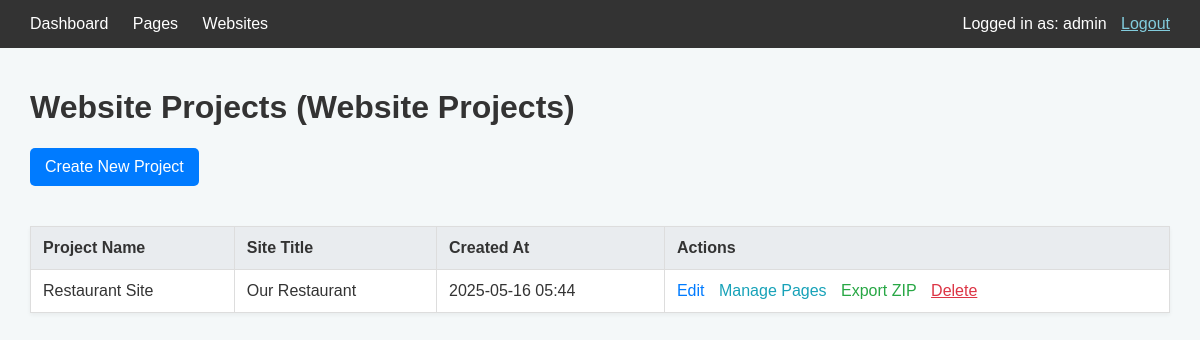
The page /projects (signed in) on the database its author committed.
### internal_site_generator/models.py (models this page shows, shortened)
class User(UserMixin, db.Model):
    id = db.Column(db.Integer, primary_key=True)
    username = db.Column(db.String(64), index=True, unique=True, nullable=False)
    email = db.Column(db.String(120), index=True, unique=True, nullable=False)
    password_hash = db.Column(db.String(256))

class WebsiteProject(db.Model):
    id = db.Column(db.Integer, primary_key=True)
    project_name = db.Column(db.String(150), nullable=False, index=True, unique=True)
    site_title = db.Column(db.String(100), nullable=True)
    favicon_path = db.Column(db.String(255), nullable=True) # Stores stored_filename of the favicon ProjectAsset
    global_css = db.Column(db.Text, nullable=True)
    created_at = db.Column(db.DateTime, default=datetime.utcnow)
    updated_at = db.Column(db.DateTime, default=datetime.utcnow, onupdate=datetime.utcnow)
    primary_color = db.Column(db.String(7), nullable=True)   # e.g., #RRGGBB
    secondary_color = db.Column(db.String(7), nullable=True)
    accent_color = db.Column(db.String(7), nullable=True)
    pages = db.relationship('ProjectPage', backref='website_project', lazy='dynamic', cascade="all, delete-orphan")
    assets = db.relationship('ProjectAsset', backref='website_project', lazy='dynamic', cascade="all, delete-orphan")
    navbar_items = db.relationship('NavbarItem',
                                   backref='website_project',
                                   lazy='dynamic',
                                   order_by='NavbarItem.order',
                                   cascade="all, delete-orphan")

### internal_site_generator/main.py (the view)
@bp.route('/projects')
@login_required
def list_projects():
    page = request.args.get('page', 1, type=int)
    per_page = 10
    projects_pagination = WebsiteProject.query.order_by(WebsiteProject.project_name).paginate(page=page, per_page=per_page, error_out=False)
    projects = projects_pagination.items
    return render_template('main/list_projects.html', title='Website Projects', projects=projects, pagination=projects_pagination, current_user=current_user)

### internal_site_generator/__init__.py (called while the page is built)
def create_app(config_class=Config):
    app = Flask(__name__, instance_relative_config=True)
    app.config.from_object(config_class)
    try:
        os.makedirs(app.instance_path)
    except OSError as e:
        if e.errno != errno.EEXIST:
            raise
    db.init_app(app)
    migrate.init_app(app, db)
    login_manager.init_app(app)
    csrf.init_app(app) # <--- INITIALIZE CSRFProtect WITH THE APP
    from .models import User
    @login_manager.user_loader
    def load_user(user_id):
        return User.query.get(int(user_id))
    from .auth import bp as auth_bp
    app.register_blueprint(auth_bp, url_prefix='/auth')
    from .main import bp as main_bp
    app.register_blueprint(main_bp)
    @app.route('/test_init/')
    def test_init_page():
        return '<h1>Testing the Flask Application Factory from __init__.py!</h1>'
    return app

### internal_site_generator/templates/main/list_projects.html (shortened to what this page needs)
<!DOCTYPE html>
<html lang="en">
<head>
</head>
<body>
    <nav>
        <div class="nav-links">
            <a href="{{ url_for('main.index') }}">Dashboard</a>
            <a href="{{ url_for('main.list_templates') }}">Pages</a>
            <a href="{{ url_for('main.list_projects') }}">Websites</a>
        </div>
        <div class="user-info">
            Logged in as: {{ current_user.username }}
            <a href="{{ url_for('auth.logout') }}">Logout</a>
        </div>
    </nav>
    <div class="container">
        <h1>{{ title }} (Website Projects)</h1>
        <p><a href="{{ url_for('main.new_project') }}" class="button-link">Create New Project</a></p>
        {% if projects and projects|length > 0 %}
        <table>
            <thead>
                <tr>
                    <th>Project Name</th>
                    <th>Site Title</th>
                    <th>Created At</th>
                    <th>Actions</th>
                </tr>
            </thead>
            <tbody>
                {% for project in projects %}
                <tr>
                    <td>{{ project.project_name }}</td>
                    <td>{{ project.site_title if project.site_title else 'N/A' }}</td>
                    <td>{{ project.created_at.strftime('%Y-%m-%d %H:%M') if project.created_at else 'N/A' }}</td>
                    <td class="action-links">
                        <a href="{{ url_for('main.edit_project', project_id=project.id) }}" class="edit-link">Edit</a>
                        <a href="{{ url_for('main.list_project_pages', project_id=project.id) }}" class="manage-link">Manage Pages</a>
                        <a href="{{ url_for('main.export_project_zip', project_id=project.id) }}" class="export-link">Export ZIP</a>
                        <form action="{{ url_for('main.delete_project', project_id=project.id) }}" method="post" style="display:inline;" onsubmit="return confirm('Are you sure you want to delete the project \'{{ project.project_name }}\'? This may also delete all pages and content within this project. This action cannot be undone!');">
                            <button type="submit" class="link-button">Delete</button>
                        </form>
                    </td>
                </tr>
                {% endfor %}
            </tbody>
        </table>
        {% else %}
        <p>No website projects found. <a href="{{ url_for('main.new_project') }}">Create one now!</a></p>
        {% endif %}
    </div>
</body>
</html>

### internal_site_generator/templates/main/list_projects.html (style rules this page uses)
body { font-family: Arial, sans-serif; margin: 0; padding: 0; background-color: #f4f8f9; color: #333; }
nav { background-color: #333; padding: 15px 30px; color: white; display: flex; justify-content: space-between; align-items: center; }
nav .nav-links a { color: white; text-decoration: none; margin-right: 20px; font-size: 16px; }
nav .user-info { font-size: 16px; color: white; }
nav .user-info a { margin-left: 10px; color: #82ccdd; }
.container { padding: 20px 30px; }
h1 { color: #333; }
table { width: 100%; border-collapse: collapse; margin-top: 20px; background-color: #fff; box-shadow: 0 2px 4px rgba(0,0,0,0.05); }
th, td { border: 1px solid #ddd; padding: 12px; text-align: left; }
th { background-color: #e9ecef; }
.action-links a { margin-right: 10px; text-decoration: none; }
.action-links a.edit-link { color: #007bff; }
.action-links a.manage-link { color: #17a2b8; }
.action-links a.export-link { color: #28a745; }
.link-button { background-color: transparent; border: none; color: #dc3545; padding: 0; text-decoration: underline; cursor: pointer; font-size: inherit; font-family: inherit; display: inline; vertical-align: baseline; margin: 0; margin-right: 10px; }
.button-link { display: inline-block; padding: 10px 15px; background-color: #007bff; color: white; text-decoration: none; border-radius: 5px; margin-bottom:20px; }

### rows shown on the page
User: username "admin"
WebsiteProject: project_name "Restaurant Site", site_title "Our Restaurant", created_at "2025-05-16 05:44"

### other values the page prints
{{ title }} "Website Projects"
